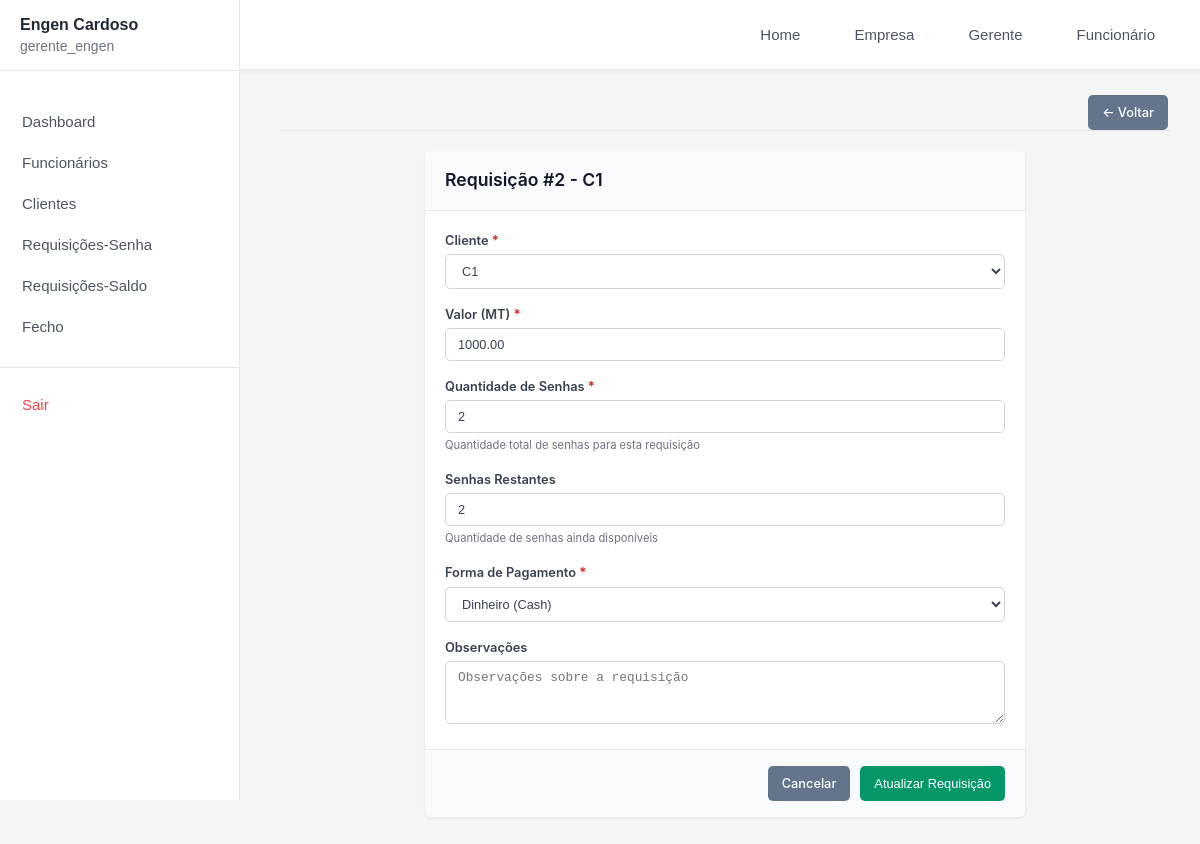
/gerente/requisicoes/editar/2/ (signed in), run on the app's committed database.
### empresas/models.py (models this page shows, shortened)
class Empresa(models.Model):
   nome = models.CharField(max_length=200)
   status = models.BooleanField(default=True)
   gerente = models.OneToOneField(User, on_delete=models.CASCADE, related_name='empresa_gerenciada')

### gerente/models.py (models this page shows, shortened)
class RequisicaoSenhas(models.Model):
    empresa = models.ForeignKey(Empresa, on_delete=models.CASCADE, related_name='requisicoes_senhas', null=True, blank=True)
    cliente = models.ForeignKey(Cliente, on_delete=models.CASCADE, related_name='requisicoes')
    valor = models.DecimalField(max_digits=10, decimal_places=2, validators=[MinValueValidator(0)])
    senhas = models.PositiveIntegerField(validators=[MinValueValidator(1)])
    funcionario_responsavel = models.ForeignKey(Funcionario, on_delete=models.SET_NULL, null=True, blank=True)
    data_criacao = models.DateTimeField(auto_now_add=True)
    data_conclusao = models.DateTimeField(null=True, blank=True)
    ativa = models.BooleanField(default=True)
    fecho = models.ForeignKey(Fecho, on_delete=models.SET_NULL, null=True, blank=True, related_name='requisicoes_senhas')
    FORMA_PAGAMENTO_CHOICES = [
        ('transferencia', 'Transferência Bancária'),
        ('cash', 'Dinheiro (Cash)'),
        ('pos', 'POS (Cartão)'),
    ]
    forma_pagamento = models.CharField(
        max_length=20,
        choices=FORMA_PAGAMENTO_CHOICES,
        verbose_name="Forma de Pagamento",
        default='cash'
    )
    banco = models.CharField(max_length=100, null=True, blank=True, verbose_name="Nome do Banco")
    banco = models.CharField(max_length=100, null=True, blank=True, verbose_name="Nome do Banco")
    @property
    def senhas_usadas(self):
       return self.lista_senhas.filter(usada=True).count()
    @property
    def senhas_restantes(self):
       return self.senhas - self.senhas_usadas

class Cliente(models.Model):
   empresa = models.ForeignKey(Empresa, on_delete=models.CASCADE, related_name='clientes', null=True, blank=True)
   nome = models.CharField(max_length=100)
   email = models.EmailField(blank=True, null=True)
   contacto = models.CharField(max_length=20, blank=True, null=True)
   endereco = models.TextField(blank=True, null=True)
   data_criacao = models.DateTimeField(auto_now_add=True)

### gerente/views.py (the view, shortened to what this page needs)
# urls.py: path('requisicoes/editar/<int:requisicao_id>/', views.editar_requisicao, name='editar_requisicao'),
@login_required(login_url='/gerente/login')
@user_passes_test(is_gerente, login_url='/login')
def editar_requisicao(request, requisicao_id):
    empresa = get_empresa_usuario(request.user)
    if not empresa:
        messages.error(request, 'Empresa não encontrada.')
        return redirect('login')
    requisicao = get_object_or_404(RequisicaoSenhas, id=requisicao_id, empresa=empresa, ativa=True)
    if requisicao.fecho:
        messages.error(request, f'Não é possível editar a requisição #{requisicao.id} pois ela já foi fechada no fecho #{requisicao.fecho.id}.')
        return redirect('requisicoes')
    clientes = Cliente.objects.filter(empresa=empresa).order_by('nome')
    context = {
        'requisicao': requisicao,
        'clientes': clientes,
    }
    return render(request, 'gerente/editar_requisicao.html', context)

### gerente/context_processors.py (called while the page is built)
def empresa_context(request):
    if request.user.is_authenticated:
        try:
            if hasattr(request.user, 'empresa_gerenciada'):
                return {'empresa_atual': request.user.empresa_gerenciada}
            elif hasattr(request.user, 'funcionario'):
                return {'empresa_atual': request.user.funcionario.empresa}
        except:
            pass
    return {'empresa_atual': None}

### gerente/views.py (called while the page is built)
def is_gerente(user):
  return user.groups.filter(name='Gerente').exists()

def get_empresa_usuario(user):
   try:
       if hasattr(user, 'empresa_gerenciada'):
           return user.empresa_gerenciada
       elif hasattr(user, 'funcionario'):
           return user.funcionario.empresa
   except:
       pass
   return None

### templates/gerente/editar_requisicao.html (shortened to what this page needs)
{% extends 'gerente/base.html' %}
{% block content %}
<div class="adicionar-content">
    <div class="content-header">
        <a href="{% url 'requisicoes' %}" class="btn-secondary">← Voltar</a>
    </div>
    <div class="form-container">
        <div class="form-card">
            <div class="form-header">
                <h3>Requisição #{{ requisicao.id }} - {{ requisicao.cliente.nome }}</h3>
            </div>
            <form method="post" action="{% url 'editar_requisicao' requisicao.id %}">
                <div class="form-body">
                    <div class="form-group">
                        <label for="cliente">Cliente <span class="required">*</span></label>
                        <select class="form-control" id="cliente" name="cliente" required>
                            {% for cliente in clientes %}
                            <option value="{{ cliente.id }}" {% if cliente.id == requisicao.cliente.id %}selected{% endif %}>
                                {{ cliente.nome }}
                            </option>
                            {% endfor %}
                        </select>
                    </div>
                    <div class="form-group">
                        <label for="valor">Valor (MT) <span class="required">*</span></label>
                        <input type="number" class="form-control" id="valor" name="valor" step="0.01" min="0"
                            value="{{ requisicao.valor }}" required>
                    </div>
                    <div class="form-group">
                        <label for="quantidade_senhas">Quantidade de Senhas <span class="required">*</span></label>
                        <input type="number" class="form-control" id="quantidade_senhas" name="quantidade_senhas" min="1"
                            value="{{ requisicao.senhas }}" required>
                        <small class="form-text">Quantidade total de senhas para esta requisição</small>
                    </div>
                    <div class="form-group">
                        <label for="senhas_restantes">Senhas Restantes</label>
                        <input type="number" class="form-control" id="senhas_restantes" name="senhas_restantes" min="0"
                            value="{{ requisicao.senhas_restantes }}">
                        <small class="form-text">Quantidade de senhas ainda disponíveis</small>
                    </div>
                    <div class="form-group">
                        <label for="forma_pagamento">Forma de Pagamento <span class="required">*</span></label>
                        <select class="form-control" id="forma_pagamento" name="forma_pagamento" required onchange="toggleBancoField()">
                            <option value="cash" {% if requisicao.forma_pagamento == 'cash' %}selected{% endif %}>Dinheiro (Cash)</option>
                        </select>
                    </div>
                    <div class="form-group">
                        <label for="observacoes">Observações</label>
                        <textarea class="form-control" id="observacoes" name="observacoes" rows="3"
                            placeholder="Observações sobre a requisição">{{ requisicao.observacoes|default:'' }}</textarea>
                    </div>
                </div>
                <div class="form-footer">
                    <a href="{% url 'requisicoes' %}" class="btn-secondary">Cancelar</a>
                    <button type="submit" class="btn-submit">Atualizar Requisição</button>
                </div>
            </form>
        </div>
    </div>
</div>
{% endblock %}

### templates/gerente/sidebar.html (shortened to what this page needs)
<div class="sidebar">
    <div class="user-section">
        <div class="empresa-name">{{ empresa_atual.nome|default:"Sistema" }}</div>
        <div class="user-info">{{ request.user.get_full_name|default:request.user.username }}</div>
    </div>
    <nav class="sidebar-nav">
        <ul class="nav-list">
            <li class="nav-item">
                <a href="{% url 'dashboard' %}"
                    class="nav-link {% if request.resolver_match.url_name == 'dashboard' %}active{% endif %}">
                    Dashboard
                </a>
            </li>
            <li class="nav-item">
                <a href="{% url 'funcionarios' %}"
                    class="nav-link {% if request.resolver_match.url_name == 'funcionarios' %}active{% endif %}">
                    Funcionários
                </a>
            </li>
            <li class="nav-item">
                <a href="{% url 'clientes' %}"
                    class="nav-link {% if request.resolver_match.url_name == 'clientes' %}active{% endif %}">
                    Clientes
                </a>
            </li>
            <li class="nav-item">
                <a href="{% url 'requisicoes' %}"
                    class="nav-link {% if request.resolver_match.url_name == 'requisicoes' %}active{% endif %}">
                    Requisições-Senha
                </a>
            </li>
            <li class="nav-item">
                <a href="{% url 'requisicoes_saldo' %}"
                    class="nav-link {% if request.resolver_match.url_name == 'requisicoes_saldo' %}active{% endif %}">
                    Requisições-Saldo
                </a>
            </li>
            <li class="nav-item">
                <a href="{% url 'fecho' %}"
                    class="nav-link {% if request.resolver_match.url_name == 'fecho' %}active{% endif %}">
                    Fecho
                </a>
            </li>
            <li class="nav-item nav-divider">
                <a href="{% url 'logout' %}" class="nav-link nav-logout">
                    Sair
                </a>
            </li>
        </ul>
    </nav>
</div>

### templates/gerente/navbar.html (style rules this page uses)
.nav-link { color: #4b5563; text-decoration: none; padding: 8px 16px; border-radius: 6px; transition: all 0.2s ease; font-size: 0.95rem; font-weight: 500; }

### templates/gerente/sidebar.html (style rules this page uses)
.sidebar { width: 240px; background-color: #ffffff; min-height: 100vh; position: fixed; top: 0; left: 0; overflow-y: auto; border-right: 1px solid #e5e7eb; display: flex; flex-direction: column; z-index: 2000; }
.user-section { padding: 16px 20px; background-color: #ffffff; border-bottom: 1px solid #e5e7eb; text-align: left; }
.empresa-name { color: #1f2937; font-size: 16px; font-weight: 600; letter-spacing: 0; margin-bottom: 4px; text-transform: capitalize; }
.user-info { color: #6b7280; font-size: 14px; font-weight: 400; opacity: 1; }
.sidebar-nav { flex-grow: 1; padding-top: 30px; }
.nav-list { list-style: none; padding: 0; margin: 0; }
.nav-item { margin: 0; }
.nav-divider { margin-top: auto; padding-top: 16px; border-top: 1px solid #e5e7eb; margin-top: 20px; }
.nav-link { display: flex; align-items: center; padding: 12px 20px; color: #4b5563; text-decoration: none; font-size: 15px; font-weight: 500; transition: background-color 0.2s, color 0.2s; border-left: 2px solid transparent; }
.nav-logout { color: #ef4444; }

### data on the page
Empresa: nome "Engen Cardoso"
RequisicaoSenhas: id "2", cliente.nome "C1", cliente "C1", valor "1000.00", quantidade_senhas "2", senhas_restantes "2", forma_pagamento "Dinheiro (Cash)"

### other printed values
{{ request.user.get_full_name|default:request.user.username }} "gerente_engen"
